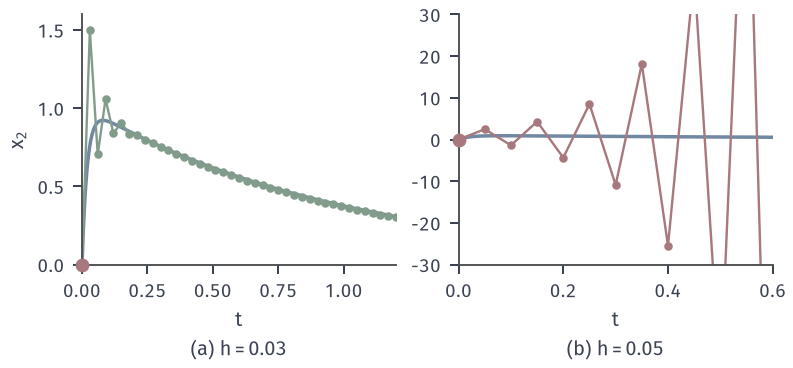

Here is the Python script that generated this plot:
from pathlib import Path
import sys
sys.path.insert(0, str(Path(__file__).resolve().parents[1]/"odenum-common"))
from odenum_common import *

LAM = 50.0
def exact_stiff(t):
    t = np.asarray(t, float)
    return np.exp(-t), LAM/(LAM-1)*(np.exp(-t)-np.exp(-LAM*t))
def g2(t, x):
    return np.array([-x[0], LAM*(x[0]-x[1])])

# Target: explicit Euler on the stiff system: h=0.03 is stable, h=0.05 is not.
T = 1.2
fig, ax = figure(width_mm=112, height_mm=52, ncols=2)
tt = np.linspace(0, T, 500)
for a, h, c in zip(ax, (.03, .05), (GREEN, RED)):
    n = int(round(T/h)); x = np.array([1., 0.]); xs = [x.copy()]
    for k in range(n):
        x = x+h*g2(k*h, x); xs.append(x.copy())
    xs = np.array(xs)
    a.plot(tt, exact_stiff(tt)[1], color=BLUE, lw=1.4)
    a.plot(h*np.arange(n+1), xs[:, 1], 'o-', color=c, lw=.95, ms=2.4)
    a.plot([0], [0], 'o', color=RED, ms=4.5, zorder=5, clip_on=False)
    a.set_xlabel(r'$t$'); a.set_xlim(0, T)
ax[0].set_ylabel(r'$x_2$'); ax[0].set_ylim(0, 1.6); ax[1].set_ylim(-30, 30); ax[1].set_xlim(0, .6)
panel(ax[0], r'(a) $h=0.03$', -.3); panel(ax[1], r'(b) $h=0.05$', -.3)
save(fig, Path(__file__).resolve().parent, 'figure', {'formula': 'explicit Euler, stiff system'})
